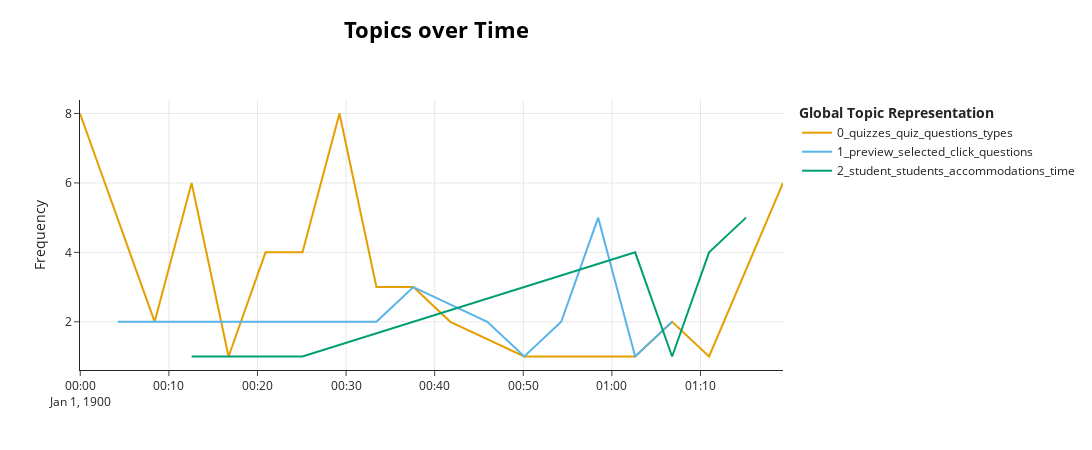

Notebook source saved alongside this figure:
### Markdown cell above
# BERTopic only
Runs quite quick, takes ~40s or so,

### Code cell
from helper import *
from bertopic import BERTopic
from bertopic.representation import KeyBERTInspired

representation_model = KeyBERTInspired()
topic_model = BERTopic(representation_model=representation_model)

videoNames=["New Quizzes Video", "Rearrange Playlist video"]
combinedTranscripts = getcombinedTranscripts()
video = videoNames[0]

docs = combinedTranscripts[video]["Combined Lines"].tolist()
timestamps = combinedTranscripts[video]["Start"].tolist()

topics, probs = topic_model.fit_transform(docs)

# hierarchical_topics = topic_model.hierarchical_topics(docs)
# topic_model.visualize_hierarchy(hierarchical_topics=hierarchical_topics)

topics_over_time = topic_model.topics_over_time(docs, timestamps, nr_bins=20)
topic_model.visualize_topics_over_time(topics_over_time)

### Figure 1 — Plotly figure (JSON) as saved in the notebook; plotly's stock layout.template omitted (floating-point values rounded to 4 significant figures)
{"data": [{"hoverinfo": "text", "hovertext": ["<b>Topic 0</b><br>Words: quizzes, quiz, questions, dialog, options", "<b>Topic 0</b><br>Words: quizzes, quiz, questions, categorization, students", "<b>Topic 0</b><br>Words: quizzes, grades, students, calculators, quiz", "<b>Topic 0</b><br>Words: quizzes, commons, templates, template, quiz", "<b>Topic 0</b><br>Words: quizzes, templates, content, quiz, things", "<b>Topic 0</b><br>Words: quizzes, quiz, selecting, categorization, click", "<b>Topic 0</b><br>Words: quizzes, quiz, surveys, qualtrics, classic", "<b>Topic 0</b><br>Words: quizzes, quiz, distractors, distractor, categories", "<b>Topic 0</b><br>Words: quizzes, quiz, prompt, type, repeat", "<b>Topic 0</b><br>Words: quiz, quizzes, questions, match, matching", "<b>Topic 0</b><br>Words: quiz, quizzes, shuffle, questions, choices", "<b>Topic 0</b><br>Words: passage, questions, reading, quiz, meeting", "<b>Topic 0</b><br>Words: fillintheblank, spelled, meaning, quiz, questions", "<b>Topic 0</b><br>Words: settings, shuffle, tenant, quiz, linear", "<b>Topic 0</b><br>Words: quizzes, quiz, calculator, questions, reports", "<b>Topic 0</b><br>Words: quizzes, quiz, score, deviation, students", "<b>Topic 0</b><br>Words: updates, quizzes, trainings, release, page"], "marker": {"color": "#E69F00"}, "mode": "lines", "name": "0_quizzes_quiz_questions_types", "type": "scatter", "x": ["1899-12-31T23:59:58.134021", "1900-01-01T00:04:13.438950", "1900-01-01T00:08:23.737900", "1900-01-01T00:12:34.036850", "1900-01-01T00:16:44.335800", "1900-01-01T00:20:54.634750", "1900-01-01T00:25:04.933700", "1900-01-01T00:29:15.232650", "1900-01-01T00:33:25.531600", "1900-01-01T00:37:35.830550", "1900-01-01T00:41:46.129500", "1900-01-01T00:50:06.727400", "1900-01-01T00:54:17.026350", "1900-01-01T01:02:37.624250", "1900-01-01T01:06:47.923200", "1900-01-01T01:10:58.222150", "1900-01-01T01:19:18.820050"], "y": [8, 5, 2, 6, 1, 4, 4, 8, 3, 3, 2, 1, 1, 1, 2, 1, 6]}, {"hoverinfo": "text", "hovertext": ["<b>Topic 1</b><br>Words: questions, stimulus, reading, sample, passage", "<b>Topic 1</b><br>Words: preview, unpublished, create, hotspot, hover", "<b>Topic 1</b><br>Words: preview, questions, cursor, pencils, select", "<b>Topic 1</b><br>Words: points, feedback, onepoint, point, scored", "<b>Topic 1</b><br>Words: layout, differences, preview, drag, orders", "<b>Topic 1</b><br>Words: points, aligning, calculator, onscreen, false", "<b>Topic 1</b><br>Words: blank, click, enter, blink, screen", "<b>Topic 1</b><br>Words: previewing, preview, questions, screen, click", "<b>Topic 1</b><br>Words: affidavit, students, ip, addresses, mute", "<b>Topic 1</b><br>Words: quizzes, feedback, highlighted, students, questions"], "marker": {"color": "#56B4E9"}, "mode": "lines", "name": "1_preview_selected_click_questions", "type": "scatter", "x": ["1900-01-01T00:04:13.438950", "1900-01-01T00:16:44.335800", "1900-01-01T00:33:25.531600", "1900-01-01T00:37:35.830550", "1900-01-01T00:45:56.428450", "1900-01-01T00:50:06.727400", "1900-01-01T00:54:17.026350", "1900-01-01T00:58:27.325300", "1900-01-01T01:02:37.624250", "1900-01-01T01:06:47.923200"], "y": [2, 2, 2, 3, 2, 1, 2, 5, 1, 2]}, {"hoverinfo": "text", "hovertext": ["<b>Topic 2</b><br>Words: moderation, accommodations, students, student, ways", "<b>Topic 2</b><br>Words: assignments, assign, submission, due, date", "<b>Topic 2</b><br>Words: students, student, access, syllabus, allow", "<b>Topic 2</b><br>Words: quizzes, quiz, unlimited, test, students", "<b>Topic 2</b><br>Words: accommodations, student, students, accommodation, tests", "<b>Topic 2</b><br>Words: student, students, minutes, retake, accommodations"], "marker": {"color": "#009E73"}, "mode": "lines", "name": "2_student_students_accommodations_time", "type": "scatter", "x": ["1900-01-01T00:12:34.036850", "1900-01-01T00:25:04.933700", "1900-01-01T01:02:37.624250", "1900-01-01T01:06:47.923200", "1900-01-01T01:10:58.222150", "1900-01-01T01:15:08.521100"], "y": [1, 1, 4, 1, 4, 5]}], "layout": {"height": 450, "hoverlabel": {"bgcolor": "white", "font": {"family": "Rockwell", "size": 16}}, "legend": {"title": {"text": "<b>Global Topic Representation"}}, "title": {"font": {"color": "Black", "size": 22}, "text": "<b>Topics over Time</b>", "x": 0.4, "xanchor": "center", "y": 0.95, "yanchor": "top"}, "width": 1250, "xaxis": {"showgrid": true}, "yaxis": {"showgrid": true, "title": {"text": "Frequency"}}}}
